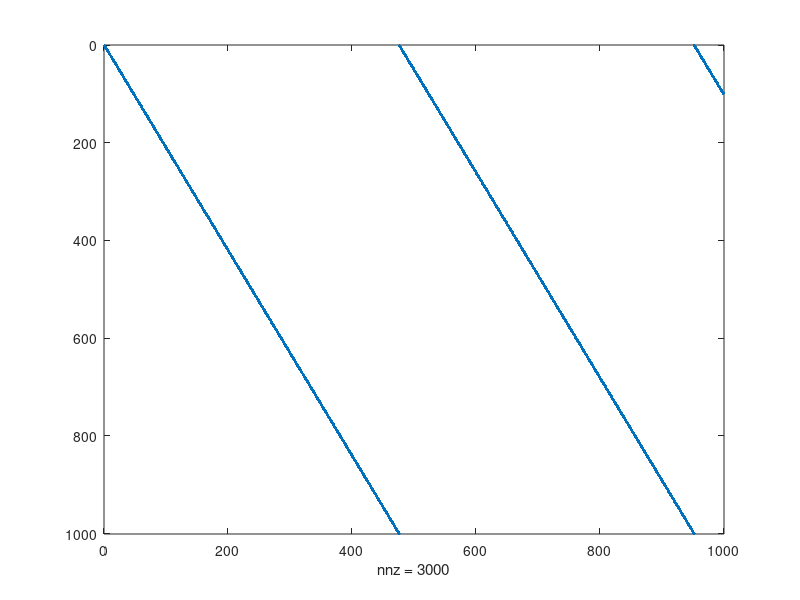
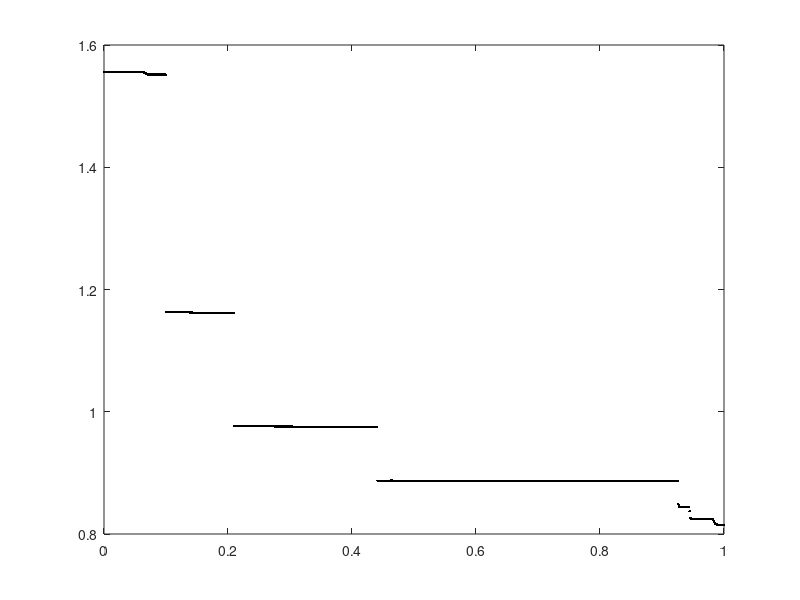

The MATLAB source for these figures, in order:

 n = 1000;       % number of bins
 s = 10000;      % samples/bin
 h = 1/(s*n);    % spacing between samples

 bins = [0:1/n:1];
 P = sparse(n,n);
 for k=1:n
    x = [((k-1)/n + h/2) : h : (k/n - h/2)];  % samples
   % y = 2*x-floor(2*x);
    y = 2.1*x-floor(2.1*x);
   % y = 4*x.*(1-x);
    dat = histc(y, bins)/s;                   % see where the samples are mapped
    dat(end-1) = dat(end-1)+dat(end);   
    [kk,j,dat] = find(dat(1:end-1));
    P(j,k) = dat;                             % fill-in entries of P
 end

 figure(1), clf, spy(P)
 [v,lam] = eigs(P,1);
 v = abs(v)/norm(v,1);
 v
 figure(2), clf, plot(1/(2*n):1/n:1-1/(2*n),n*v,'k.')
